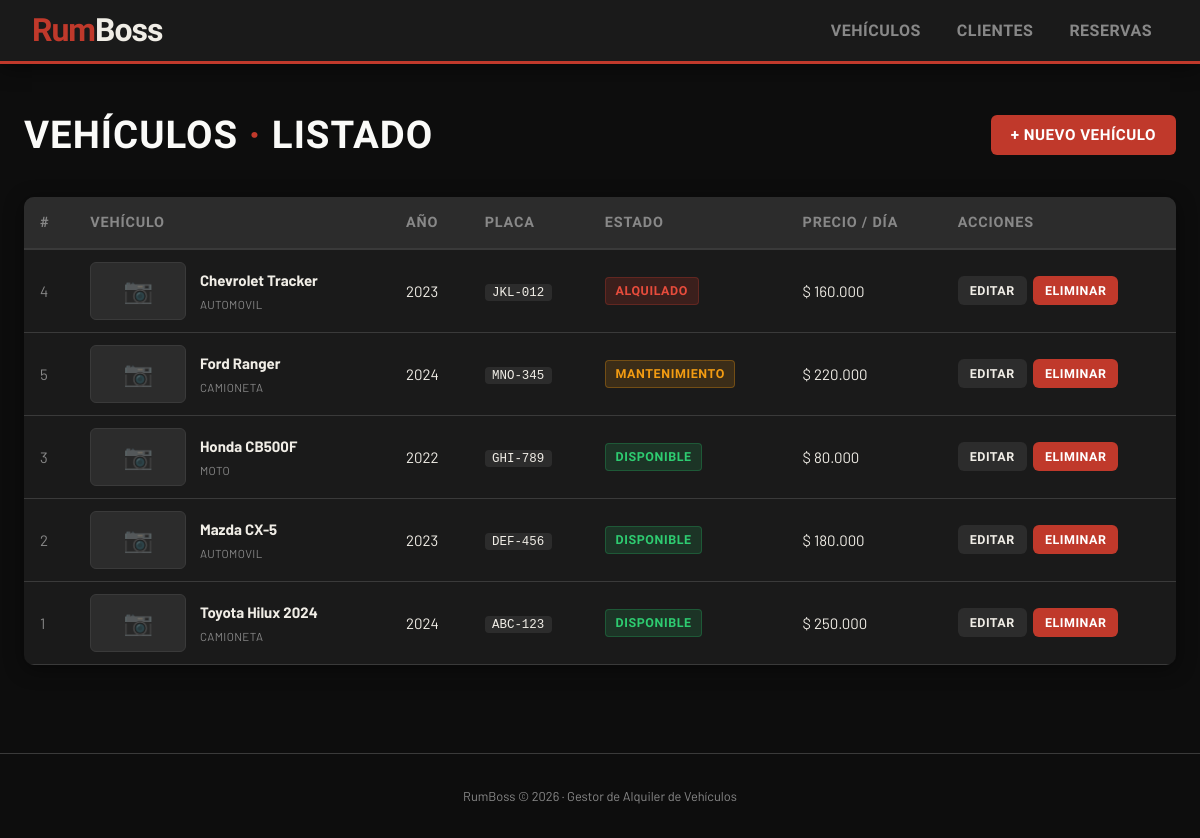
Page /index.php?modulo=vehiculos on the committed database.
### tables this page shows
CREATE TABLE IF NOT EXISTS vehiculos (
    id          INT AUTO_INCREMENT PRIMARY KEY,
    marca       VARCHAR(60)  NOT NULL,
    modelo      VARCHAR(60)  NOT NULL,
    anio        YEAR         NOT NULL,
    placa       VARCHAR(20)  NOT NULL UNIQUE,
    categoria   ENUM('AUTOMOVIL','CAMIONETA','MOTO') NOT NULL DEFAULT 'AUTOMOVIL',
    estado      ENUM('DISPONIBLE','ALQUILADO','MANTENIMIENTO') NOT NULL DEFAULT 'DISPONIBLE',
    precio_dia  DECIMAL(10,2) NOT NULL,
    created_at  TIMESTAMP DEFAULT CURRENT_TIMESTAMP
);

### Model/Database.php (called while the page is built)
<?php
class Database {
    private static ?PDO $conn = null;
    private static string $host   = 'localhost';
    private static string $db     = 'rumboss';
    private static string $user   = 'root';
    private static string $pass   = '';
    private static string $charset = 'utf8mb4';
    public static function getConnection(): PDO {
        if (self::$conn === null) {
            $dsn = "mysql:host=" . self::$host
                 . ";dbname=" . self::$db
                 . ";charset=" . self::$charset;
            $options = [
                PDO::ATTR_ERRMODE            => PDO::ERRMODE_EXCEPTION,
                PDO::ATTR_DEFAULT_FETCH_MODE => PDO::FETCH_ASSOC,
                PDO::ATTR_EMULATE_PREPARES   => false,
            ];
            try {
                self::$conn = new PDO($dsn, self::$user, self::$pass, $options);
            } catch (PDOException $e) {
                die("<p style='color:red;font-family:sans-serif'>
                     <strong>Error de conexión:</strong> " . htmlspecialchars($e->getMessage()) . "
                     </p>");
            }
        }
        return self::$conn;
    }
}

### Controller/VehiculoController.php (called while the page is built, shortened)
<?php
require_once __DIR__ . '/../Model/VehiculoModel.php';
class VehiculoController {
    private VehiculoModel $model;
    public function __construct() {
        $this->model = new VehiculoModel();
    }
    public function index(): array {
        return [
            'vehiculos' => $this->model->getAll(),
            'exito'     => $_GET['exito'] ?? null,
            'error'     => $_GET['error'] ?? null,
        ];
    }
}

### Model/VehiculoModel.php (called while the page is built, shortened)
<?php
require_once __DIR__ . '/Database.php';
class VehiculoModel {
    private PDO $db;
    public function __construct() {
        $this->db = Database::getConnection();
    }
    public function getAll(): array {
        $stmt = $this->db->query("SELECT * FROM vehiculos ORDER BY marca, modelo ASC");
        return $stmt->fetchAll();
    }
}

### View/vehiculos/lista.php (the view, shortened to what this page needs)
<?php
require_once __DIR__ . '/../shared/header.php';
$badgeEstado = [
    'DISPONIBLE'    => 'badge-verde',
    'ALQUILADO'     => 'badge-rojo',
    'MANTENIMIENTO' => 'badge-amber',
];
?>
<div class="page-header">
    <h1 class="page-title">Vehículos <span>·</span> Listado</h1>
    <a href="index.php?modulo=vehiculos&accion=nuevo" class="btn btn-rojo">+ Nuevo Vehículo</a>
</div>
<div class="tabla-wrap">
    <table>
        <thead>
            <tr>
                <th>#</th>
                <th>Vehículo</th>
                <th>Año</th>
                <th>Placa</th>
                <th>Estado</th>
                <th>Precio / Día</th>
                <th>Acciones</th>
            </tr>
        </thead>
        <tbody>
        <?php if (empty($datos['vehiculos'])): ?>
            <tr><td colspan="7" class="tabla-vacia">No hay vehículos registrados aún.</td></tr>
        <?php else: ?>
            <?php foreach ($datos['vehiculos'] as $v): ?>
            <tr>
                <td class="td-id"><?= $v['id'] ?></td>
                <td>
                    <div class="vehiculo-cell">
                        <div class="vehiculo-thumb">
                            <?php if (!empty($v['imagen'])): ?>
                                <img src="View/assets/img/uploads/<?= htmlspecialchars($v['imagen']) ?>"
                                     alt="<?= htmlspecialchars($v['marca'].' '.$v['modelo']) ?>"
                                     class="vehiculo-img">
                            <?php else: ?>
                                <div class="vehiculo-sin-img">
                                    <span class="vehiculo-sin-img-ico">📷</span>
                                </div>
                            <?php endif; ?>
                        </div>
                        <div class="vehiculo-info">
                            <strong><?= htmlspecialchars($v['marca']) ?> <?= htmlspecialchars($v['modelo']) ?></strong>
                            <small class="cat-label"><?= $v['categoria'] ?></small>
                        </div>
                    </div>
                </td>
                <td><?= $v['anio'] ?></td>
                <td><code class="placa-code"><?= htmlspecialchars($v['placa']) ?></code></td>
                <td><span class="badge <?= $badgeEstado[$v['estado']] ?? 'badge-gris' ?>"><?= $v['estado'] ?></span></td>
                <td>$ <?= number_format($v['precio_dia'], 0, ',', '.') ?></td>
                <td>
                    <div class="acciones">
                        <a href="index.php?modulo=vehiculos&accion=editar&id=<?= $v['id'] ?>"
                           class="btn btn-gris btn-sm">Editar</a>
                        <a href="index.php?modulo=vehiculos&accion=eliminar&id=<?= $v['id'] ?>"
                           class="btn btn-rojo btn-sm"
                           onclick="return confirm('¿Eliminar este vehículo?')">Eliminar</a>
                    </div>
                </td>
            </tr>
            <?php endforeach; ?>
        <?php endif; ?>
        </tbody>
    </table>
</div>
<?php require_once __DIR__ . '/../shared/footer.php'; ?>

### View/css/estilos.css (style rules this page uses)
*, *::before, *::after { box-sizing: border-box; margin: 0; padding: 0; }
:root { --rojo: #C0392B; --rojo-claro:#E74C3C; --negro: #0D0D0D; --gris-osc: #1A1A1A; --gris-med: #2C2C2C; --gris-bord: #3A3A3A; --gris-lite: #888; --crema: #F0EDE6; --blanco: #FAFAF8; --verde: #27AE60; --amarillo: #F39C12; --font-h: 'Barlow Condensed', sans-serif; --font-b: 'Barlow', sans-serif; --radio: 6px; --sombra: 0 4px 20px rgba(0,0,0,.45); }
body { background: var(--negro); color: var(--crema); font-family: var(--font-b); font-size: 15px; line-height: 1.6; min-height: 100vh; }
.page-header { display: flex; align-items: center; justify-content: space-between; margin-bottom: 2rem; gap: 1rem; }
.page-title { font-family: var(--font-h); font-size: 2.4rem; font-weight: 800; text-transform: uppercase; letter-spacing: 1px; color: var(--blanco); }
.page-title span { color: var(--rojo); }
.btn { display: inline-flex; align-items: center; gap: .4rem; font-family: var(--font-h); font-weight: 700; font-size: .95rem; letter-spacing: .5px; text-transform: uppercase; text-decoration: none; padding: .5rem 1.25rem; border-radius: var(--radio); border: none; cursor: pointer; transition: filter .15s, transform .1s; }
.btn-rojo { background: var(--rojo); color: #fff; }
.btn-gris { background: var(--gris-med); color: var(--crema); }
.btn-sm { font-size: .78rem; padding: .3rem .75rem; }
.tabla-wrap { overflow-x: auto; border-radius: 10px; box-shadow: var(--sombra); }
table { width: 100%; border-collapse: collapse; background: var(--gris-osc); }
thead th { background: var(--gris-med); font-family: var(--font-h); font-weight: 700; font-size: .9rem; letter-spacing: .8px; text-transform: uppercase; color: var(--gris-lite); padding: .85rem 1rem; text-align: left; border-bottom: 2px solid var(--gris-bord); }
tbody tr { border-bottom: 1px solid var(--gris-bord); }
tbody td { padding: .75rem 1rem; vertical-align: middle; }
.acciones { display: flex; gap: .4rem; flex-wrap: wrap; }
.td-id { color: var(--gris-lite); }
.cat-label { color: var(--gris-lite); }
.placa-code { background: var(--gris-med); padding: .1rem .45rem; border-radius: 4px; font-size: .78rem; }
.badge { display: inline-block; font-family: var(--font-h); font-size: .78rem; font-weight: 700; letter-spacing: .6px; text-transform: uppercase; padding: .2rem .6rem; border-radius: 4px; }
.badge-verde { background: rgba(39,174,96,.18); color: #2ecc71; border: 1px solid rgba(39,174,96,.3); }
.badge-rojo { background: rgba(192,57,43,.2); color: #e74c3c; border: 1px solid rgba(192,57,43,.3); }
.badge-amber { background: rgba(243,156,18,.15); color: #f39c12; border: 1px solid rgba(243,156,18,.3); }
.vehiculo-cell { display: flex; align-items: center; gap: .85rem; }
.vehiculo-thumb { width: 96px; height: 58px; background: var(--gris-med); border-radius: var(--radio); border: 1px solid var(--gris-bord); flex-shrink: 0; overflow: hidden; }
.vehiculo-sin-img { width: 100%; height: 100%; display: flex; align-items: center; justify-content: center; }
.vehiculo-sin-img-ico { font-size: 1.5rem; opacity: .3; }
.vehiculo-info { display: flex; flex-direction: column; gap: .15rem; }
.vehiculo-info .cat-label { font-size: .72rem; color: var(--gris-lite); text-transform: uppercase; letter-spacing: .4px; }

### rows in the picture
vehiculos: id "4", marca "Chevrolet", modelo "Tracker", categoria "AUTOMOVIL", anio "2023", placa "JKL-012", estado "ALQUILADO", precio_dia "160.000"
vehiculos: id "5", marca "Ford", modelo "Ranger", categoria "CAMIONETA", anio "2024", placa "MNO-345", estado "MANTENIMIENTO", precio_dia "220.000"
vehiculos: id "3", marca "Honda", modelo "CB500F", categoria "MOTO", anio "2022", placa "GHI-789", estado "DISPONIBLE", precio_dia "80.000"
vehiculos: id "2", marca "Mazda", modelo "CX-5", categoria "AUTOMOVIL", anio "2023", placa "DEF-456", estado "DISPONIBLE", precio_dia "180.000"
vehiculos: id "1", marca "Toyota", modelo "Hilux 2024", categoria "CAMIONETA", anio "2024", placa "ABC-123", estado "DISPONIBLE", precio_dia "250.000"
